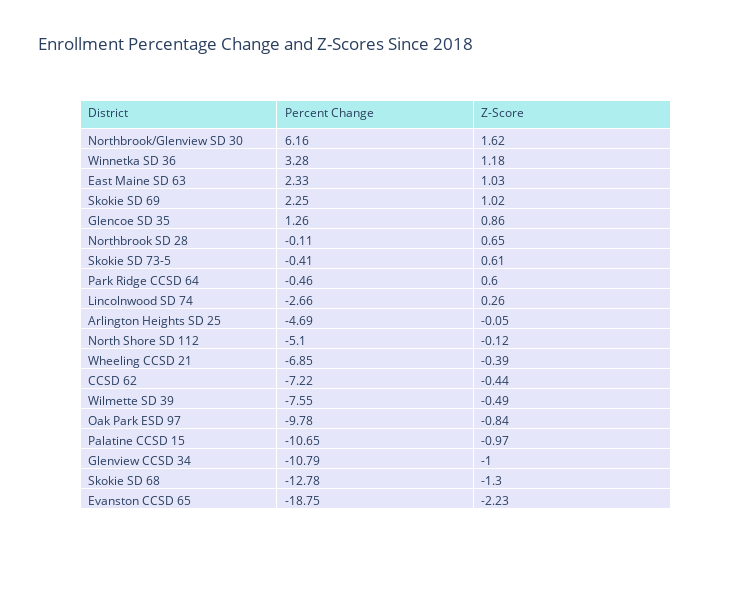

Notebook source saved alongside this figure:
### Code cell
# Calcultate the percent change in enrollment since 2018 for each district
enrollment_2018 = filtered_enrollment_data[filtered_enrollment_data['Year'] == 2018][['District', 'Enrollment']].set_index('District')
enrollment_2023 = filtered_enrollment_data[filtered_enrollment_data['Year'] == 2023][['District', 'Enrollment']].set_index('District')
percent_change = ((enrollment_2023 - enrollment_2018) / enrollment_2018 * 100).fillna(0)

# Calculate a Z-score for each district's enrollment percrentage change since 2018
mean_change = percent_change['Enrollment'].mean()
std_change = percent_change['Enrollment'].std()
z_scores = (percent_change['Enrollment'] - mean_change) / std_change if std_change != 0 else 0

# Display the percent change and Z-scores using plotly table
table_data = pandas.DataFrame({
    'District': percent_change.index,
    'Percent Change': percent_change['Enrollment'],
    'Z-Score': z_scores
})

# Round the Percent Change and Z-Score columns to 2 decimal places
table_data['Percent Change'] = table_data['Percent Change'].round(2)
table_data['Z-Score'] = table_data['Z-Score'].round(2)

# Sort the table by Percent Change descending
table_data = table_data.sort_values(by='Percent Change', ascending=False)

fig_table = go.Figure(data=[go.Table(
    header=dict(values=list(table_data.columns),
                fill_color='paleturquoise',
                align='left'),
    cells=dict(values=[table_data.District, table_data['Percent Change'], table_data['Z-Score']],
               fill_color='lavender',
               align='left'))
])
fig_table.update_layout(title='Enrollment Percentage Change and Z-Scores Since 2018', height=600, width=750)
fig_table.show()

### Figure 1 — Plotly figure (JSON) as saved in the notebook; plotly's stock layout.template omitted (floating-point values rounded to 4 significant figures)
{"data": [{"cells": {"align": "left", "fill": {"color": "lavender"}, "values": [["Northbrook/Glenview SD 30", "Winnetka SD 36", "East Maine SD 63", "Skokie SD 69", "Glencoe SD 35", "Northbrook SD 28", "Skokie SD 73-5", "Park Ridge CCSD 64", "Lincolnwood SD 74", "Arlington Heights SD 25", "North Shore SD 112", "Wheeling CCSD 21", "CCSD 62", "Wilmette SD 39", "Oak Park ESD 97", "Palatine CCSD 15", "Glenview CCSD 34", "Skokie SD 68", "Evanston CCSD 65"], [6.16, 3.28, 2.33, 2.25, 1.26, -0.11, -0.41, -0.46, -2.66, -4.69, -5.1, -6.85, -7.22, -7.55, -9.78, -10.65, -10.79, -12.78, -18.75], [1.62, 1.18, 1.03, 1.02, 0.86, 0.65, 0.61, 0.6, 0.26, -0.05, -0.12, -0.39, -0.44, -0.49, -0.84, -0.97, -1, -1.3, -2.23]]}, "header": {"align": "left", "fill": {"color": "paleturquoise"}, "values": ["District", "Percent Change", "Z-Score"]}, "type": "table"}], "layout": {"height": 600, "title": {"text": "Enrollment Percentage Change and Z-Scores Since 2018"}, "width": 750}}
